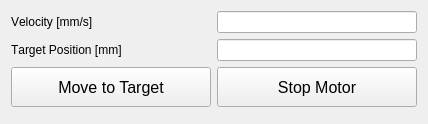
           <widget class="QWidget" name="pg_axis2">
            <property name="enabled">
             <bool>true</bool>
            </property>
            <property name="geometry">
             <rect>
              <x>0</x>
              <y>0</y>
              <width>424</width>
              <height>124</height>
             </rect>
            </property>
            <attribute name="label">
             <string>Axis #2 (+Y)</string>
            </attribute>
            <layout class="QFormLayout" name="formLayout">
             <item row="0" column="0">
              <widget class="QLabel" name="la_setvel2">
               <property name="font">
                <font>
                 <kerning>false</kerning>
                </font>
               </property>
               <property name="text">
                <string>Velocity [mm/s]</string>
               </property>
              </widget>
             </item>
             <item row="1" column="0">
              <widget class="QLabel" name="la_target2">
               <property name="font">
                <font>
                 <kerning>false</kerning>
                </font>
               </property>
               <property name="text">
                <string>Target Position [mm]</string>
               </property>
              </widget>
             </item>
             <item row="2" column="0">
              <widget class="QPushButton" name="pb_move_to_target_axis2">
               <property name="minimumSize">
                <size>
                 <width>200</width>
                 <height>40</height>
                </size>
               </property>
               <property name="font">
                <font>
                 <pointsize>12</pointsize>
                 <weight>50</weight>
                 <bold>false</bold>
                </font>
               </property>
               <property name="text">
                <string>Move to Target</string>
               </property>
              </widget>
             </item>
             <item row="2" column="1">
              <widget class="QPushButton" name="pb_stop_motor_axis2">
               <property name="minimumSize">
                <size>
                 <width>200</width>
                 <height>40</height>
                </size>
               </property>
               <property name="font">
                <font>
                 <pointsize>12</pointsize>
                 <weight>50</weight>
                 <bold>false</bold>
                </font>
               </property>
               <property name="text">
                <string>Stop Motor</string>
               </property>
              </widget>
             </item>
             <item row="0" column="1">
              <widget class="QLineEdit" name="le_setvel2"/>
             </item>
             <item row="1" column="1">
              <widget class="QLineEdit" name="le_target2"/>
             </item>
            </layout>
           </widget>
